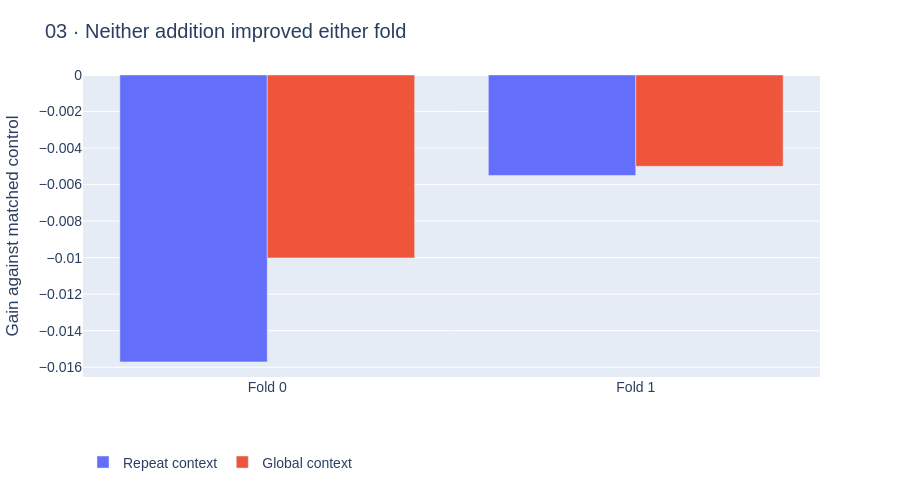

Here is the notebook cell this chart was saved with:
### Markdown cell above
### Chronological consistency

### Code cell
f=go.Figure()
for arm,label in [("repeat_context","Repeat context"),("global_context_ablation","Global context")]:
    f.add_bar(name=label,x=["Fold 0","Fold 1"],y=RESULT["comparisons"][arm+"_minus_control_shared"]["fold_gains"])
f.update_layout(title="03 · Neither addition improved either fold",barmode="group",yaxis_title="Gain against matched control")
emit(f)

### Figure 1 — Plotly figure (JSON) as saved in the notebook; plotly's stock layout.template omitted (floating-point values rounded to 4 significant figures)
{"data": [{"name": "Repeat context", "type": "bar", "x": ["Fold 0", "Fold 1"], "y": [-0.01571, -0.005504]}, {"name": "Global context", "type": "bar", "x": ["Fold 0", "Fold 1"], "y": [-0.01002, -0.005]}], "layout": {"barmode": "group", "font": {"family": "Arial", "size": 14}, "height": 490, "legend": {"orientation": "h", "y": -0.23}, "margin": {"b": 100, "t": 75}, "title": {"text": "03 · Neither addition improved either fold"}, "xaxis": {"automargin": true}, "yaxis": {"automargin": true, "title": {"text": "Gain against matched control"}}}}
